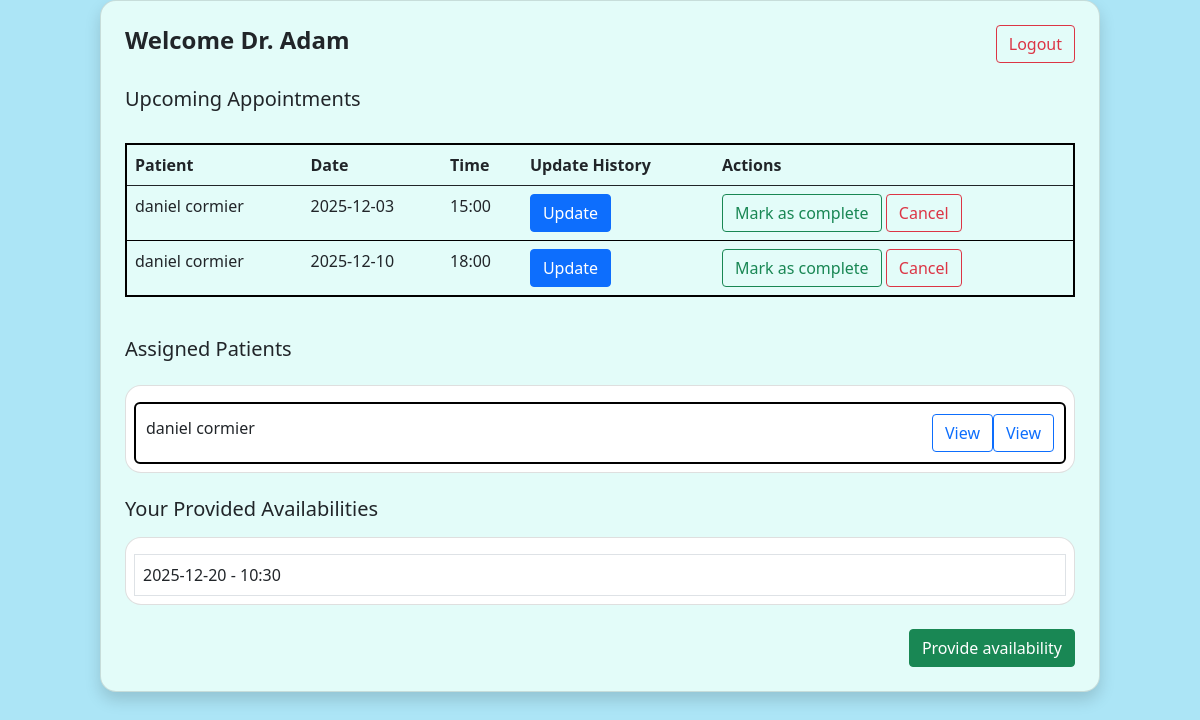
Screenshot of /doctor/dashboard (signed in) with the database file from the repository.
### backend/models.py (models this page shows)
class Doctor(db.Model):
    id=db.Column(db.Integer, primary_key=True)
    full_name=db.Column(db.String(100), nullable=False)
    username=db.Column(db.String(50), unique=True, nullable=False)
    email=db.Column(db.String(100), unique=True)
    password=db.Column(db.String(100), nullable=False)
    specialization=db.Column(db.String(100))
    experience=db.Column(db.Integer)
    is_blacklisted=db.Column(db.Boolean, default=False)
    appointments=db.relationship("Appointment", backref="doctor", lazy=True)

class Appointment(db.Model):
    id=db.Column(db.Integer, primary_key=True)
    patient_id=db.Column(db.Integer, db.ForeignKey("patient.id"))
    doctor_id=db.Column(db.Integer, db.ForeignKey("doctor.id"))
    date=db.Column(db.String(20))
    time=db.Column(db.String(20))
    status=db.Column(db.String(20))
    history=db.relationship("History", backref="appointment", uselist=False)

class Patient(db.Model):
    id=db.Column(db.Integer, primary_key=True)
    full_name=db.Column(db.String(100), nullable=False)
    username=db.Column(db.String(50), unique=True, nullable=False)
    email=db.Column(db.String(100), unique=True)
    password=db.Column(db.String(100), nullable=False)
    age=db.Column(db.Integer)
    is_blacklisted= db.Column(db.Boolean, default=False)
    is_admin= db.Column(db.Boolean, default=False)
    appointments=db.relationship("Appointment", backref="patient", lazy=True)

class Availability(db.Model):
    id=db.Column(db.Integer, primary_key=True)
    doctor_id=db.Column(db.Integer, db.ForeignKey('doctor.id'), nullable=False)
    date=db.Column(db.String(20), nullable=False)
    time=db.Column(db.String(10), nullable=False)
    is_booked=db.Column(db.Boolean, default=False)
    doctor=db.relationship('Doctor', backref=db.backref('availabilities', lazy=True))

### backend/controllers.py (the view)
@doctor_bp.route("/dashboard")
def dashboard():
    if session.get("role")!="doctor":
        return redirect(url_for("patient.login"))
    doc_id=session["user_id"]
    upcoming=Appointment.query.filter_by(
        doctor_id=doc_id, status="Booked"
    ).order_by(Appointment.date, Appointment.time).all()
    patient_ids={appt.patient_id for appt in upcoming}
    assigned_patients=Patient.query.filter(Patient.id.in_(patient_ids)).all()
    from datetime import date
    availabilities = Availability.query.filter_by(
        doctor_id=doc_id,
        is_booked=False
    ).filter(
        Availability.date >= date.today()
    ).order_by(Availability.date, Availability.time).all()
    return render_template("doctor-dash.html", upcoming=upcoming, assigned_patients=assigned_patients, availabilities=availabilities)

### templates/doctor-dash.html (shortened to what this page needs)
<!DOCTYPE html>
<html lang="en">
<head>
    <link href="https://cdn.jsdelivr.net/npm/bootstrap@5.0.2/dist/css/bootstrap.min.css" rel="stylesheet">
    <link rel="stylesheet" href="{{ url_for('static', filename='style.css') }}">
</head>
<body class="d-flex justify-content-center">
    <div class="card p-4 shadow" style="background-color: #e3fcf9; width: 1000px;">
        <div class="d-flex align-items-center w-100 justify-content-between">
            <h4 class="text-dark fw-bold">Welcome {{ upcoming[0].doctor.full_name if upcoming else "Doctor" }} </h4>
            <a href="{{ url_for('doctor.logout') }} " class="btn btn-outline-danger" href="#">Logout</a>
        </div>
        <h5 class="mt-4">Upcoming Appointments</h5>
        <div class="table-responsive mt-4">
            <table class="table" style="border: 2px solid black; border-radius: 6px;">
                <thead>
                    <tr>
                        <th>Patient</th>
                        <th>Date</th>
                        <th>Time</th>
                        <th>Update History</th>
                        <th>Actions</th>
                    </tr>
                </thead>
                <tbody>
                    {% if upcoming %}
                        {% for appt in upcoming %}
                        <tr>
                            <td>{{ appt.patient.full_name }} </td>
                            <td>{{ appt.date }} </td>
                            <td>{{ appt.time }} </td>
                            <td><a href="{{ url_for('doctor.complete_appointment', appt_id=appt.id) }} " class="btn btn-primary">Update</a>  </td>
                            <td><a href="{{ url_for('doctor.complete_appointment', appt_id= appt.id) }} " class="btn btn-outline-success">Mark as complete</a>
                                <form action="{{ url_for('doctor.doctor_cancel', appt_id=appt.id) }}" method="POST" style="display: inline-block;">
                                    <button class="btn btn-outline-danger">Cancel</button>
                                </form>
                            </td>
                        </tr>
                        {% endfor %}
                    {% else %}
                        <tr><td colspan="5" class="text-center text-muted">no upcoming appointments</td> </tr>
                    {% endif %}
                </tbody>
            </table>
        </div>
        <div class="d-flex align-items-center justify-content-between mt-4">
            <h5>Assigned Patients</h5>
        </div>
        <div class="card mt-3 p-2">
            {% if assigned_patients %}
                {% for p in assigned_patients %}
                <div class="d-flex align-items-center justify-content-between mt-2" style="border: 2px solid black; border-radius: 6px; padding: 10px;">
                    <h6>{{ p.full_name }}</h6>
                    <div class="d-flex">
                        {% for appt in upcoming %}
                        <a href="{{ url_for('doctor.patient_history', patient_id=p.id) }}" class="btn btn-outline-primary">View</a>
                        {% endfor %}
                    </div>
                </div>
                {% endfor %}
            {% else %}
                <p class="text-muted text-center">no assigned patients yet</p>
            {% endif %}
        </div>
        <h5 class="mt-4">Your Provided Availabilities</h5>
        <div class="card mt-2 p-2">
            {% if availabilities %}
                {% for slot in availabilities %}
                <div class="d-flex justify-content-between border p-2 mt-2">
                    <span>{{ slot.date }} - {{ slot.time }}</span>
                </div>
                {% endfor %}
            {% else %}
                <p class="text-muted text-center">No availabilities yet</p>
            {% endif %}
        </div>
        <div class="text-end mt-4">
            <a href="{{ url_for('doctor.provide_availability') }}" class="btn btn-success">Provide availability</a>
        </div>
    </div>
</body>
</html>

### static/style.css (style rules this page uses)
body { background-color: #ace5f6; }
.card { border-radius: 16px; }

### rows the page displays
Doctor: full_name "Dr. Adam"
Appointment: patient.full_name "daniel cormier", date "2025-12-03", time "15:00"
Appointment: patient.full_name "daniel cormier", date "2025-12-10", time "18:00"
Patient: full_name "daniel cormier"
Availability: date "2025-12-20", time "10:30"
